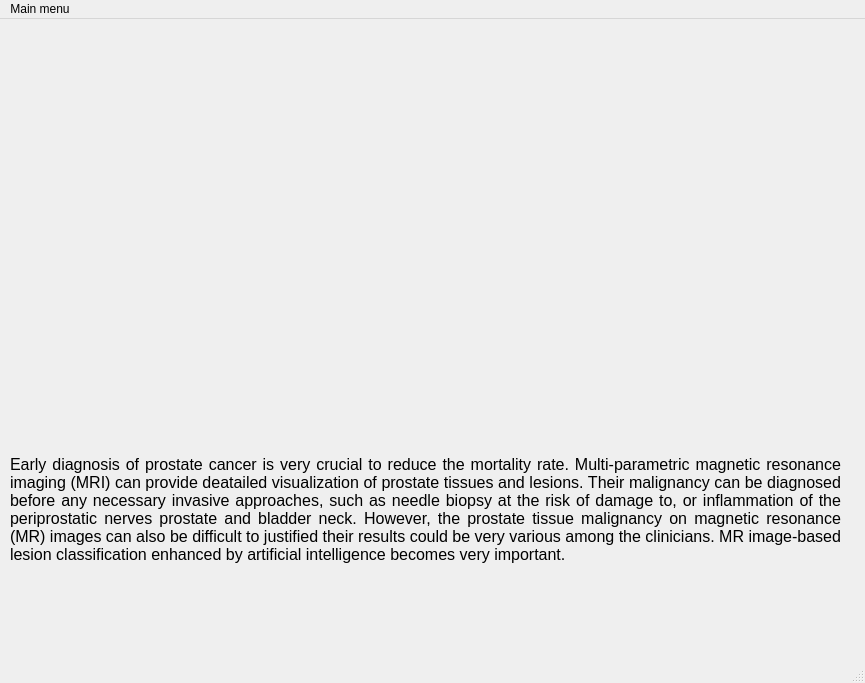
<?xml version="1.0" encoding="UTF-8"?>
<ui version="4.0">
 <class>ProstateSoftware</class>
 <widget class="QMainWindow" name="ProstateSoftware">
  <property name="geometry">
   <rect>
    <x>0</x>
    <y>0</y>
    <width>865</width>
    <height>683</height>
   </rect>
  </property>
  <property name="windowTitle">
   <string>MainWindow</string>
  </property>
  <widget class="QWidget" name="centralwidget">
   <widget class="QLabel" name="label_Medlogo">
    <property name="geometry">
     <rect>
      <x>280</x>
      <y>40</y>
      <width>311</width>
      <height>51</height>
     </rect>
    </property>
    <property name="text">
     <string/>
    </property>
    <property name="pixmap">
     <pixmap>doc/image/hkumed-logo.png</pixmap>
    </property>
    <property name="scaledContents">
     <bool>true</bool>
    </property>
   </widget>
   <widget class="QLabel" name="label_HKUlogo">
    <property name="geometry">
     <rect>
      <x>10</x>
      <y>30</y>
      <width>251</width>
      <height>61</height>
     </rect>
    </property>
    <property name="text">
     <string/>
    </property>
    <property name="pixmap">
     <pixmap>doc/image/hkulogo.png</pixmap>
    </property>
    <property name="scaledContents">
     <bool>true</bool>
    </property>
   </widget>
   <widget class="QStackedWidget" name="stackedWidget">
    <property name="geometry">
     <rect>
      <x>0</x>
      <y>120</y>
      <width>865</width>
      <height>511</height>
     </rect>
    </property>
    <property name="frameShadow">
     <enum>QFrame::Plain</enum>
    </property>
    <property name="lineWidth">
     <number>6</number>
    </property>
    <property name="currentIndex">
     <number>0</number>
    </property>
    <widget class="QWidget" name="page1">
     <widget class="QLabel" name="label_intro_left">
      <property name="geometry">
       <rect>
        <x>0</x>
        <y>10</y>
        <width>425</width>
        <height>250</height>
       </rect>
      </property>
      <property name="text">
       <string/>
      </property>
      <property name="pixmap">
       <pixmap>doc/image/prostate_bg.png</pixmap>
      </property>
      <property name="scaledContents">
       <bool>true</bool>
      </property>
     </widget>
     <widget class="QLabel" name="label_intro_right">
      <property name="geometry">
       <rect>
        <x>430</x>
        <y>10</y>
        <width>425</width>
        <height>250</height>
       </rect>
      </property>
      <property name="text">
       <string/>
      </property>
      <property name="pixmap">
       <pixmap>doc/image/prostate_bg2.png</pixmap>
      </property>
      <property name="scaledContents">
       <bool>true</bool>
      </property>
     </widget>
     <widget class="QLabel" name="label_intro_bottom">
      <property name="geometry">
       <rect>
        <x>10</x>
        <y>280</y>
        <width>831</width>
        <height>181</height>
       </rect>
      </property>
      <property name="font">
       <font>
        <family>Arial</family>
        <pointsize>12</pointsize>
       </font>
      </property>
      <property name="text">
       <string>Early diagnosis of prostate cancer is very crucial to reduce the mortality rate. Multi-parametric magnetic resonance imaging (MRI) can provide deatailed visualization of prostate tissues and lesions. Their malignancy can be diagnosed before any necessary invasive approaches, such as needle biopsy at the risk of damage to, or inflammation of the periprostatic nerves prostate and bladder neck. However, the prostate tissue malignancy on magnetic resonance (MR) images can also be difficult to justified their results could be very various among the clinicians. MR image-based lesion classification enhanced by artificial intelligence becomes very important.</string>
      </property>
      <property name="textFormat">
       <enum>Qt::AutoText</enum>
      </property>
      <property name="alignment">
       <set>Qt::AlignJustify|Qt::AlignVCenter</set>
      </property>
      <property name="wordWrap">
       <bool>true</bool>
      </property>
     </widget>
    </widget>
    <widget class="QWidget" name="page_2">
     <widget class="QLabel" name="label_dicomUpload">
      <property name="geometry">
       <rect>
        <x>290</x>
        <y>-10</y>
        <width>271</width>
        <height>41</height>
       </rect>
      </property>
      <property name="font">
       <font>
        <family>Arial</family>
        <pointsize>14</pointsize>
        <weight>75</weight>
        <bold>true</bold>
       </font>
      </property>
      <property name="lineWidth">
       <number>3</number>
      </property>
      <property name="text">
       <string>Dicom upload</string>
      </property>
      <property name="scaledContents">
       <bool>false</bool>
      </property>
      <property name="alignment">
       <set>Qt::AlignCenter</set>
      </property>
     </widget>
     <widget class="QLabel" name="label_text_chooseT2File">
      <property name="geometry">
       <rect>
        <x>30</x>
        <y>280</y>
        <width>251</width>
        <height>61</height>
       </rect>
      </property>
      <property name="font">
       <font>
        <family>Arial</family>
        <pointsize>10</pointsize>
       </font>
      </property>
      <property name="text">
       <string>Please choose T2 dicom file (necessary)</string>
      </property>
      <property name="alignment">
       <set>Qt::AlignCenter</set>
      </property>
      <property name="wordWrap">
       <bool>true</bool>
      </property>
     </widget>
     <widget class="QLabel" name="label_text_chooseADCFile">
      <property name="geometry">
       <rect>
        <x>300</x>
        <y>280</y>
        <width>251</width>
        <height>61</height>
       </rect>
      </property>
      <property name="font">
       <font>
        <family>Arial</family>
        <pointsize>10</pointsize>
       </font>
      </property>
      <property name="text">
       <string>Please choose ADC dicom file (optional)</string>
      </property>
      <property name="alignment">
       <set>Qt::AlignCenter</set>
      </property>
      <property name="wordWrap">
       <bool>true</bool>
      </property>
     </widget>
     <widget class="QLabel" name="label_text_chooseBVALFile">
      <property name="geometry">
       <rect>
        <x>580</x>
        <y>280</y>
        <width>251</width>
        <height>61</height>
       </rect>
      </property>
      <property name="font">
       <font>
        <family>Arial</family>
        <pointsize>10</pointsize>
       </font>
      </property>
      <property name="text">
       <string>Please choose BVAL dicom file (optional)</string>
      </property>
      <property name="alignment">
       <set>Qt::AlignCenter</set>
      </property>
      <property name="wordWrap">
       <bool>true</bool>
      </property>
     </widget>
     <widget class="QPushButton" name="pushButton_submit_dicom">
      <property name="geometry">
       <rect>
        <x>380</x>
        <y>420</y>
        <width>112</width>
        <height>40</height>
       </rect>
      </property>
      <property name="font">
       <font>
        <family>Arial</family>
        <pointsize>12</pointsize>
       </font>
      </property>
      <property name="text">
       <string>Submit</string>
      </property>
     </widget>
     <widget class="QWidget" name="layoutWidget">
      <property name="geometry">
       <rect>
        <x>30</x>
        <y>50</y>
        <width>791</width>
        <height>227</height>
       </rect>
      </property>
      <layout class="QHBoxLayout" name="horizontalLayout">
       <property name="spacing">
        <number>50</number>
       </property>
       <property name="leftMargin">
        <number>10</number>
       </property>
       <item>
        <widget class="QLabel" name="label_dicomLeft">
         <property name="text">
          <string/>
         </property>
         <property name="pixmap">
          <pixmap>doc/image/microdicom.jpg</pixmap>
         </property>
         <property name="scaledContents">
          <bool>true</bool>
         </property>
        </widget>
       </item>
       <item>
        <widget class="QLabel" name="label_dicomLeft_2">
         <property name="text">
          <string/>
         </property>
         <property name="pixmap">
          <pixmap>doc/image/microdicom.jpg</pixmap>
         </property>
         <property name="scaledContents">
          <bool>true</bool>
         </property>
        </widget>
       </item>
       <item>
        <widget class="QLabel" name="label_dicomLeft_3">
         <property name="text">
          <string/>
         </property>
         <property name="pixmap">
          <pixmap>doc/image/microdicom.jpg</pixmap>
         </property>
         <property name="scaledContents">
          <bool>true</bool>
         </property>
        </widget>
       </item>
      </layout>
     </widget>
     <widget class="QWidget" name="layoutWidget">
      <property name="geometry">
       <rect>
        <x>90</x>
        <y>340</y>
        <width>698</width>
        <height>36</height>
       </rect>
      </property>
      <layout class="QHBoxLayout" name="horizontalLayout_2">
       <property name="spacing">
        <number>180</number>
       </property>
       <item>
        <widget class="QPushButton" name="pushButton_chooseT2">
         <property name="font">
          <font>
           <family>Arial</family>
          </font>
         </property>
         <property name="text">
          <string>Choose file</string>
         </property>
        </widget>
       </item>
       <item>
        <widget class="QPushButton" name="pushButton_chooseADC">
         <property name="font">
          <font>
           <family>Arial</family>
          </font>
         </property>
         <property name="text">
          <string>Choose file</string>
         </property>
        </widget>
       </item>
       <item>
        <widget class="QPushButton" name="pushButton_chooseBVAL">
         <property name="font">
          <font>
           <family>Arial</family>
          </font>
         </property>
         <property name="text">
          <string>Choose file</string>
         </property>
        </widget>
       </item>
      </layout>
     </widget>
     <widget class="QLabel" name="label_displayTest">
      <property name="geometry">
       <rect>
        <x>610</x>
        <y>430</y>
        <width>81</width>
        <height>18</height>
       </rect>
      </property>
      <property name="text">
       <string/>
      </property>
     </widget>
     <widget class="QLabel" name="label_uploadResult_dicomT2">
      <property name="geometry">
       <rect>
        <x>60</x>
        <y>380</y>
        <width>170</width>
        <height>31</height>
       </rect>
      </property>
      <property name="font">
       <font>
        <family>Arial</family>
        <pointsize>10</pointsize>
        <weight>75</weight>
        <bold>true</bold>
        <underline>false</underline>
       </font>
      </property>
      <property name="frameShape">
       <enum>QFrame::Box</enum>
      </property>
      <property name="frameShadow">
       <enum>QFrame::Raised</enum>
      </property>
      <property name="lineWidth">
       <number>2</number>
      </property>
      <property name="text">
       <string/>
      </property>
      <property name="alignment">
       <set>Qt::AlignCenter</set>
      </property>
     </widget>
     <widget class="QLabel" name="label_uploadResult_dicomADC">
      <property name="geometry">
       <rect>
        <x>350</x>
        <y>380</y>
        <width>170</width>
        <height>31</height>
       </rect>
      </property>
      <property name="font">
       <font>
        <family>Arial</family>
        <pointsize>10</pointsize>
        <weight>75</weight>
        <bold>true</bold>
        <underline>false</underline>
       </font>
      </property>
      <property name="frameShape">
       <enum>QFrame::Box</enum>
      </property>
      <property name="frameShadow">
       <enum>QFrame::Raised</enum>
      </property>
      <property name="lineWidth">
       <number>2</number>
      </property>
      <property name="text">
       <string/>
      </property>
      <property name="alignment">
       <set>Qt::AlignCenter</set>
      </property>
     </widget>
     <widget class="QLabel" name="label_uploadResult_dicomBVAL">
      <property name="geometry">
       <rect>
        <x>640</x>
        <y>380</y>
        <width>170</width>
        <height>31</height>
       </rect>
      </property>
      <property name="font">
       <font>
        <family>Arial</family>
        <pointsize>10</pointsize>
        <weight>75</weight>
        <bold>true</bold>
        <underline>false</underline>
       </font>
      </property>
      <property name="frameShape">
       <enum>QFrame::Box</enum>
      </property>
      <property name="frameShadow">
       <enum>QFrame::Raised</enum>
      </property>
      <property name="lineWidth">
       <number>2</number>
      </property>
      <property name="text">
       <string/>
      </property>
      <property name="alignment">
       <set>Qt::AlignCenter</set>
      </property>
     </widget>
     <widget class="QLabel" name="label_waitFlag_dicom">
      <property name="geometry">
       <rect>
        <x>270</x>
        <y>470</y>
        <width>311</width>
        <height>31</height>
       </rect>
      </property>
      <property name="font">
       <font>
        <family>Arial</family>
        <pointsize>10</pointsize>
        <weight>75</weight>
        <bold>true</bold>
        <underline>false</underline>
       </font>
      </property>
      <property name="frameShape">
       <enum>QFrame::Box</enum>
      </property>
      <property name="frameShadow">
       <enum>QFrame::Raised</enum>
      </property>
      <property name="lineWidth">
       <number>2</number>
      </property>
      <property name="text">
       <string/>
      </property>
      <property name="alignment">
       <set>Qt::AlignCenter</set>
      </property>
     </widget>
    </widget>
    <widget class="QWidget" name="page_3">
     <widget class="QLabel" name="label_imgIcon">
      <property name="geometry">
       <rect>
        <x>320</x>
        <y>50</y>
        <width>227</width>
        <height>225</height>
       </rect>
      </property>
      <property name="text">
       <string/>
      </property>
      <property name="pixmap">
       <pixmap>doc/image/microdicom.jpg</pixmap>
      </property>
      <property name="scaledContents">
       <bool>true</bool>
      </property>
     </widget>
     <widget class="QLabel" name="label_title_imgUpload">
      <property name="geometry">
       <rect>
        <x>210</x>
        <y>-10</y>
        <width>450</width>
        <height>41</height>
       </rect>
      </property>
      <property name="font">
       <font>
        <family>Arial</family>
        <pointsize>14</pointsize>
        <weight>75</weight>
        <bold>true</bold>
       </font>
      </property>
      <property name="lineWidth">
       <number>3</number>
      </property>
      <property name="text">
       <string>Image (.jpg, .jpeg, .png) upload</string>
      </property>
      <property name="scaledContents">
       <bool>false</bool>
      </property>
      <property name="alignment">
       <set>Qt::AlignCenter</set>
      </property>
     </widget>
     <widget class="QPushButton" name="pushButton_choose_img">
      <property name="geometry">
       <rect>
        <x>280</x>
        <y>330</y>
        <width>112</width>
        <height>34</height>
       </rect>
      </property>
      <property name="font">
       <font>
        <family>Arial</family>
       </font>
      </property>
      <property name="text">
       <string>Choose file</string>
      </property>
     </widget>
     <widget class="QPushButton" name="pushButton_submit_img">
      <property name="geometry">
       <rect>
        <x>380</x>
        <y>380</y>
        <width>112</width>
        <height>40</height>
       </rect>
      </property>
      <property name="font">
       <font>
        <family>Arial</family>
        <pointsize>12</pointsize>
       </font>
      </property>
      <property name="text">
       <string>Submit</string>
      </property>
     </widget>
     <widget class="QLabel" name="label_title_imgUpload_2">
      <property name="geometry">
       <rect>
        <x>210</x>
        <y>280</y>
        <width>450</width>
        <height>41</height>
       </rect>
      </property>
      <property name="font">
       <font>
        <family>Arial</family>
        <pointsize>10</pointsize>
        <weight>50</weight>
        <bold>false</bold>
       </font>
      </property>
      <property name="lineWidth">
       <number>3</number>
      </property>
      <property name="text">
       <string> Please choose T2 image file (necessary)</string>
      </property>
      <property name="scaledContents">
       <bool>false</bool>
      </property>
      <property name="alignment">
       <set>Qt::AlignCenter</set>
      </property>
     </widget>
     <widget class="QLabel" name="label_uploadResult_img">
      <property name="geometry">
       <rect>
        <x>460</x>
        <y>330</y>
        <width>170</width>
        <height>31</height>
       </rect>
      </property>
      <property name="font">
       <font>
        <family>Arial</family>
        <pointsize>10</pointsize>
        <weight>75</weight>
        <bold>true</bold>
        <underline>false</underline>
       </font>
      </property>
      <property name="frameShape">
       <enum>QFrame::Box</enum>
      </property>
      <property name="frameShadow">
       <enum>QFrame::Raised</enum>
      </property>
      <property name="lineWidth">
       <number>2</number>
      </property>
      <property name="text">
       <string/>
      </property>
      <property name="alignment">
       <set>Qt::AlignCenter</set>
      </property>
     </widget>
     <widget class="QLabel" name="label_waitFlag_img">
      <property name="geometry">
       <rect>
        <x>280</x>
        <y>430</y>
        <width>311</width>
        <height>31</height>
       </rect>
      </property>
      <property name="font">
       <font>
        <family>Arial</family>
        <pointsize>10</pointsize>
        <weight>75</weight>
        <bold>true</bold>
        <underline>false</underline>
       </font>
      </property>
      <property name="frameShape">
       <enum>QFrame::Box</enum>
      </property>
      <property name="frameShadow">
       <enum>QFrame::Raised</enum>
      </property>
      <property name="lineWidth">
       <number>2</number>
      </property>
      <property name="text">
       <string/>
      </property>
      <property name="alignment">
       <set>Qt::AlignCenter</set>
      </property>
     </widget>
    </widget>
    <widget class="QWidget" name="page_4">
     <widget class="QLabel" name="label_title_prediction">
      <property name="geometry">
       <rect>
        <x>650</x>
        <y>170</y>
        <width>181</width>
        <height>71</height>
       </rect>
      </property>
      <property name="font">
       <font>
        <family>Arial</family>
        <pointsize>11</pointsize>
       </font>
      </property>
      <property name="text">
       <string>The prediction is:</string>
      </property>
     </widget>
     <widget class="QLabel" name="label_predictResult_dicom">
      <property name="geometry">
       <rect>
        <x>660</x>
        <y>230</y>
        <width>161</width>
        <height>31</height>
       </rect>
      </property>
      <property name="font">
       <font>
        <family>Arial</family>
        <pointsize>10</pointsize>
        <weight>75</weight>
        <bold>true</bold>
        <underline>false</underline>
       </font>
      </property>
      <property name="frameShape">
       <enum>QFrame::Box</enum>
      </property>
      <property name="frameShadow">
       <enum>QFrame::Raised</enum>
      </property>
      <property name="lineWidth">
       <number>2</number>
      </property>
      <property name="text">
       <string/>
      </property>
      <property name="alignment">
       <set>Qt::AlignCenter</set>
      </property>
     </widget>
     <widget class="QWidget" name="layoutWidget">
      <property name="geometry">
       <rect>
        <x>70</x>
        <y>340</y>
        <width>521</width>
        <height>36</height>
       </rect>
      </property>
      <layout class="QGridLayout" name="gridLayout_6">
       <item row="0" column="1">
        <widget class="QLabel" name="label_7">
         <property name="font">
          <font>
           <family>Arial</family>
          </font>
         </property>
         <property name="text">
          <string>Prostate BVAL</string>
         </property>
         <property name="alignment">
          <set>Qt::AlignCenter</set>
         </property>
        </widget>
       </item>
       <item row="0" column="0">
        <widget class="QLabel" name="label_1">
         <property name="font">
          <font>
           <family>Arial</family>
          </font>
         </property>
         <property name="text">
          <string>Raw BVAL</string>
         </property>
         <property name="alignment">
          <set>Qt::AlignCenter</set>
         </property>
        </widget>
       </item>
       <item row="0" column="2">
        <widget class="QLabel" name="label_8">
         <property name="font">
          <font>
           <family>Arial</family>
          </font>
         </property>
         <property name="text">
          <string>BVAL Prostate ROI</string>
         </property>
         <property name="alignment">
          <set>Qt::AlignCenter</set>
         </property>
        </widget>
       </item>
      </layout>
     </widget>
     <widget class="QWidget" name="layoutWidget">
      <property name="geometry">
       <rect>
        <x>70</x>
        <y>180</y>
        <width>521</width>
        <height>23</height>
       </rect>
      </property>
      <layout class="QGridLayout" name="gridLayout_5">
       <item row="0" column="1">
        <widget class="QLabel" name="label_5">
         <property name="font">
          <font>
           <family>Arial</family>
          </font>
         </property>
         <property name="text">
          <string>Prostate ADC</string>
         </property>
         <property name="alignment">
          <set>Qt::AlignCenter</set>
         </property>
        </widget>
       </item>
       <item row="0" column="0">
        <widget class="QLabel" name="label_4">
         <property name="font">
          <font>
           <family>Arial</family>
          </font>
         </property>
         <property name="text">
          <string>Raw ADC</string>
         </property>
         <property name="alignment">
          <set>Qt::AlignCenter</set>
         </property>
        </widget>
       </item>
       <item row="0" column="2">
        <widget class="QLabel" name="label_6">
         <property name="font">
          <font>
           <family>Arial</family>
          </font>
         </property>
         <property name="text">
          <string>ADC Prostate ROI</string>
         </property>
         <property name="alignment">
          <set>Qt::AlignCenter</set>
         </property>
        </widget>
       </item>
      </layout>
     </widget>
     <widget class="QWidget" name="layoutWidget">
      <property name="geometry">
       <rect>
        <x>70</x>
        <y>10</y>
        <width>521</width>
        <height>36</height>
       </rect>
      </property>
      <layout class="QGridLayout" name="gridLayout_4">
       <item row="0" column="2">
        <widget class="QLabel" name="label_3">
         <property name="font">
          <font>
           <family>Arial</family>
          </font>
         </property>
         <property name="text">
          <string>Prostate ROI</string>
         </property>
         <property name="alignment">
          <set>Qt::AlignCenter</set>
         </property>
        </widget>
       </item>
       <item row="0" column="1">
        <widget class="QLabel" name="label_2">
         <property name="font">
          <font>
           <family>Arial</family>
          </font>
         </property>
         <property name="text">
          <string>Prostate Contour</string>
         </property>
         <property name="alignment">
          <set>Qt::AlignCenter</set>
         </property>
        </widget>
       </item>
       <item row="0" column="0">
        <widget class="QLabel" name="label_">
         <property name="font">
          <font>
           <family>Arial</family>
          </font>
         </property>
         <property name="text">
          <string>Raw T2</string>
         </property>
         <property name="alignment">
          <set>Qt::AlignCenter</set>
         </property>
        </widget>
       </item>
      </layout>
     </widget>
     <widget class="QLabel" name="label_ROIT2">
      <property name="geometry">
       <rect>
        <x>440</x>
        <y>41</y>
        <width>140</width>
        <height>140</height>
       </rect>
      </property>
      <property name="autoFillBackground">
       <bool>true</bool>
      </property>
      <property name="frameShape">
       <enum>QFrame::Box</enum>
      </property>
      <property name="text">
       <string/>
      </property>
      <property name="scaledContents">
       <bool>true</bool>
      </property>
     </widget>
     <widget class="QLabel" name="label_contourT2">
      <property name="geometry">
       <rect>
        <x>261</x>
        <y>41</y>
        <width>140</width>
        <height>140</height>
       </rect>
      </property>
      <property name="autoFillBackground">
       <bool>true</bool>
      </property>
      <property name="frameShape">
       <enum>QFrame::Box</enum>
      </property>
      <property name="text">
       <string/>
      </property>
      <property name="scaledContents">
       <bool>true</bool>
      </property>
     </widget>
     <widget class="QLabel" name="label_RawT2">
      <property name="geometry">
       <rect>
        <x>81</x>
        <y>41</y>
        <width>140</width>
        <height>140</height>
       </rect>
      </property>
      <property name="autoFillBackground">
       <bool>true</bool>
      </property>
      <property name="frameShape">
       <enum>QFrame::Box</enum>
      </property>
      <property name="text">
       <string/>
      </property>
      <property name="scaledContents">
       <bool>true</bool>
      </property>
     </widget>
     <widget class="QLabel" name="label_ContourADC">
      <property name="geometry">
       <rect>
        <x>260</x>
        <y>204</y>
        <width>140</width>
        <height>140</height>
       </rect>
      </property>
      <property name="autoFillBackground">
       <bool>true</bool>
      </property>
      <property name="frameShape">
       <enum>QFrame::Box</enum>
      </property>
      <property name="text">
       <string/>
      </property>
      <property name="scaledContents">
       <bool>true</bool>
      </property>
     </widget>
     <widget class="QLabel" name="label_RawADC">
      <property name="geometry">
       <rect>
        <x>80</x>
        <y>204</y>
        <width>140</width>
        <height>140</height>
       </rect>
      </property>
      <property name="autoFillBackground">
       <bool>true</bool>
      </property>
      <property name="frameShape">
       <enum>QFrame::Box</enum>
      </property>
      <property name="text">
       <string/>
      </property>
      <property name="scaledContents">
       <bool>true</bool>
      </property>
     </widget>
     <widget class="QLabel" name="label_ROIADC">
      <property name="geometry">
       <rect>
        <x>439</x>
        <y>204</y>
        <width>140</width>
        <height>140</height>
       </rect>
      </property>
      <property name="autoFillBackground">
       <bool>true</bool>
      </property>
      <property name="frameShape">
       <enum>QFrame::Box</enum>
      </property>
      <property name="text">
       <string/>
      </property>
      <property name="scaledContents">
       <bool>true</bool>
      </property>
     </widget>
     <widget class="QLabel" name="label_RawBVAL">
      <property name="geometry">
       <rect>
        <x>81</x>
        <y>371</y>
        <width>140</width>
        <height>140</height>
       </rect>
      </property>
      <property name="autoFillBackground">
       <bool>true</bool>
      </property>
      <property name="frameShape">
       <enum>QFrame::Box</enum>
      </property>
      <property name="text">
       <string/>
      </property>
      <property name="scaledContents">
       <bool>true</bool>
      </property>
     </widget>
     <widget class="QLabel" name="label_ROIBVAL">
      <property name="geometry">
       <rect>
        <x>440</x>
        <y>371</y>
        <width>140</width>
        <height>140</height>
       </rect>
      </property>
      <property name="autoFillBackground">
       <bool>true</bool>
      </property>
      <property name="frameShape">
       <enum>QFrame::Box</enum>
      </property>
      <property name="text">
       <string/>
      </property>
      <property name="scaledContents">
       <bool>true</bool>
      </property>
     </widget>
     <widget class="QLabel" name="label_contourBVAL">
      <property name="geometry">
       <rect>
        <x>261</x>
        <y>371</y>
        <width>140</width>
        <height>140</height>
       </rect>
      </property>
      <property name="autoFillBackground">
       <bool>true</bool>
      </property>
      <property name="frameShape">
       <enum>QFrame::Box</enum>
      </property>
      <property name="text">
       <string/>
      </property>
      <property name="scaledContents">
       <bool>true</bool>
      </property>
     </widget>
    </widget>
    <widget class="QWidget" name="page">
     <widget class="QLabel" name="label_predictResult_img">
      <property name="geometry">
       <rect>
        <x>410</x>
        <y>320</y>
        <width>161</width>
        <height>31</height>
       </rect>
      </property>
      <property name="font">
       <font>
        <family>Arial</family>
        <pointsize>10</pointsize>
        <weight>75</weight>
        <bold>true</bold>
        <underline>false</underline>
       </font>
      </property>
      <property name="frameShape">
       <enum>QFrame::Box</enum>
      </property>
      <property name="frameShadow">
       <enum>QFrame::Raised</enum>
      </property>
      <property name="lineWidth">
       <number>2</number>
      </property>
      <property name="text">
       <string/>
      </property>
      <property name="alignment">
       <set>Qt::AlignCenter</set>
      </property>
     </widget>
     <widget class="QLabel" name="label_title_prediction_2">
      <property name="geometry">
       <rect>
        <x>230</x>
        <y>300</y>
        <width>181</width>
        <height>71</height>
       </rect>
      </property>
      <property name="font">
       <font>
        <family>Arial</family>
        <pointsize>11</pointsize>
       </font>
      </property>
      <property name="text">
       <string>The prediction is:</string>
      </property>
     </widget>
     <widget class="QWidget" name="layoutWidget">
      <property name="geometry">
       <rect>
        <x>60</x>
        <y>80</y>
        <width>721</width>
        <height>23</height>
       </rect>
      </property>
      <layout class="QGridLayout" name="gridLayout_3">
       <property name="horizontalSpacing">
        <number>45</number>
       </property>
       <item row="0" column="0">
        <widget class="QLabel" name="label_10">
         <property name="font">
          <font>
           <family>Arial</family>
          </font>
         </property>
         <property name="layoutDirection">
          <enum>Qt::LeftToRight</enum>
         </property>
         <property name="text">
          <string>Raw T2</string>
         </property>
         <property name="alignment">
          <set>Qt::AlignCenter</set>
         </property>
        </widget>
       </item>
       <item row="0" column="1">
        <widget class="QLabel" name="label_11">
         <property name="font">
          <font>
           <family>Arial</family>
          </font>
         </property>
         <property name="text">
          <string>Prostate Contour</string>
         </property>
         <property name="alignment">
          <set>Qt::AlignCenter</set>
         </property>
        </widget>
       </item>
       <item row="0" column="2">
        <widget class="QLabel" name="label_9">
         <property name="font">
          <font>
           <family>Arial</family>
          </font>
         </property>
         <property name="text">
          <string>Prostate ROI</string>
         </property>
         <property name="alignment">
          <set>Qt::AlignCenter</set>
         </property>
        </widget>
       </item>
      </layout>
     </widget>
     <widget class="QLabel" name="label_RawT2_img">
      <property name="geometry">
       <rect>
        <x>70</x>
        <y>111</y>
        <width>200</width>
        <height>200</height>
       </rect>
      </property>
      <property name="autoFillBackground">
       <bool>true</bool>
      </property>
      <property name="frameShape">
       <enum>QFrame::Box</enum>
      </property>
      <property name="text">
       <string/>
      </property>
      <property name="scaledContents">
       <bool>true</bool>
      </property>
     </widget>
     <widget class="QLabel" name="label_contourT2_img">
      <property name="geometry">
       <rect>
        <x>319</x>
        <y>111</y>
        <width>200</width>
        <height>200</height>
       </rect>
      </property>
      <property name="autoFillBackground">
       <bool>true</bool>
      </property>
      <property name="frameShape">
       <enum>QFrame::Box</enum>
      </property>
      <property name="text">
       <string/>
      </property>
      <property name="scaledContents">
       <bool>true</bool>
      </property>
     </widget>
     <widget class="QLabel" name="label_ROIT2_img">
      <property name="geometry">
       <rect>
        <x>570</x>
        <y>111</y>
        <width>200</width>
        <height>200</height>
       </rect>
      </property>
      <property name="autoFillBackground">
       <bool>true</bool>
      </property>
      <property name="frameShape">
       <enum>QFrame::Box</enum>
      </property>
      <property name="text">
       <string/>
      </property>
      <property name="scaledContents">
       <bool>true</bool>
      </property>
     </widget>
    </widget>
   </widget>
   <widget class="QLabel" name="label_cuhklogo">
    <property name="geometry">
     <rect>
      <x>600</x>
      <y>30</y>
      <width>251</width>
      <height>61</height>
     </rect>
    </property>
    <property name="text">
     <string/>
    </property>
    <property name="pixmap">
     <pixmap>doc/image/cuhk_cs_logo.png</pixmap>
    </property>
    <property name="scaledContents">
     <bool>true</bool>
    </property>
   </widget>
  </widget>
  <widget class="QMenuBar" name="menubar">
   <property name="geometry">
    <rect>
     <x>0</x>
     <y>0</y>
     <width>865</width>
     <height>21</height>
    </rect>
   </property>
   <widget class="QMenu" name="menuMain_menu">
    <property name="title">
     <string>Main menu</string>
    </property>
    <widget class="QMenu" name="menuStart_testing">
     <property name="title">
      <string>Start testing</string>
     </property>
     <addaction name="actionsDicom"/>
     <addaction name="actionUpload_img_file"/>
    </widget>
    <addaction name="actionHomepage"/>
    <addaction name="actionInstruction"/>
    <addaction name="menuStart_testing"/>
   </widget>
   <addaction name="menuMain_menu"/>
  </widget>
  <widget class="QStatusBar" name="statusbar"/>
  <action name="actionHomepage">
   <property name="text">
    <string>Homepage</string>
   </property>
  </action>
  <action name="actionInstruction">
   <property name="text">
    <string>Instruction</string>
   </property>
  </action>
  <action name="actionsDicom">
   <property name="text">
    <string>Upload dicom file</string>
   </property>
  </action>
  <action name="actionUpload_img_file">
   <property name="text">
    <string>Upload img file</string>
   </property>
  </action>
 </widget>
 <resources/>
 <connections/>
</ui>
